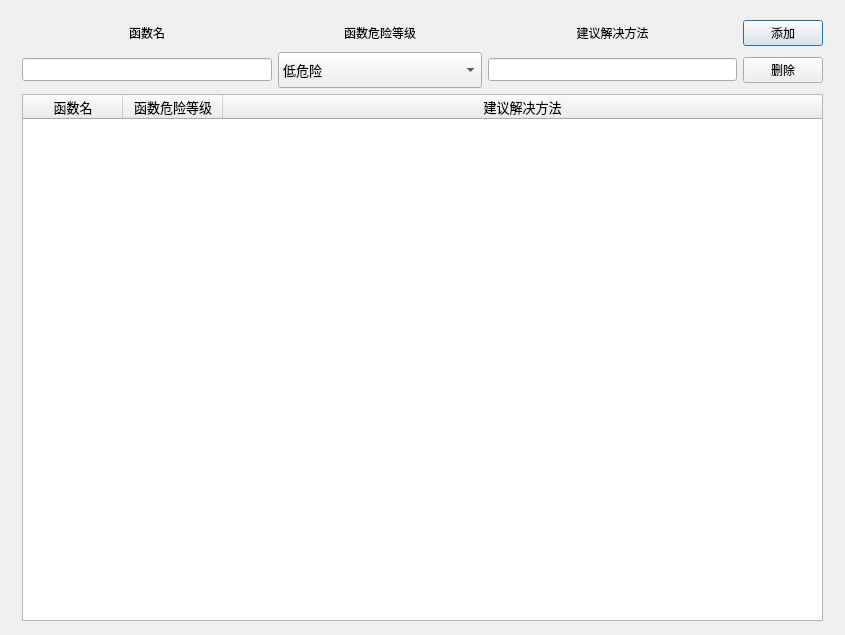
<?xml version="1.0" encoding="UTF-8"?>
<ui version="4.0">
 <class>Dialog</class>
 <widget class="QDialog" name="Dialog">
  <property name="geometry">
   <rect>
    <x>0</x>
    <y>0</y>
    <width>845</width>
    <height>635</height>
   </rect>
  </property>
  <property name="windowTitle">
   <string>DangerousFuctionManager</string>
  </property>
  <widget class="QWidget" name="">
   <property name="geometry">
    <rect>
     <x>22</x>
     <y>20</y>
     <width>801</width>
     <height>601</height>
    </rect>
   </property>
   <layout class="QVBoxLayout" name="verticalLayout">
    <item>
     <layout class="QGridLayout" name="gridLayout">
      <item row="0" column="1">
       <widget class="QLabel" name="label_2">
        <property name="text">
         <string>函数危险等级</string>
        </property>
        <property name="alignment">
         <set>Qt::AlignCenter</set>
        </property>
       </widget>
      </item>
      <item row="1" column="2">
       <widget class="QLineEdit" name="solution">
        <property name="font">
         <font>
          <pointsize>10</pointsize>
         </font>
        </property>
       </widget>
      </item>
      <item row="0" column="0">
       <widget class="QLabel" name="label">
        <property name="layoutDirection">
         <enum>Qt::LeftToRight</enum>
        </property>
        <property name="text">
         <string>函数名</string>
        </property>
        <property name="alignment">
         <set>Qt::AlignCenter</set>
        </property>
       </widget>
      </item>
      <item row="1" column="0">
       <widget class="QLineEdit" name="func_name">
        <property name="font">
         <font>
          <pointsize>10</pointsize>
         </font>
        </property>
       </widget>
      </item>
      <item row="0" column="2">
       <widget class="QLabel" name="label_3">
        <property name="text">
         <string>建议解决方法</string>
        </property>
        <property name="alignment">
         <set>Qt::AlignCenter</set>
        </property>
       </widget>
      </item>
      <item row="1" column="1">
       <widget class="QComboBox" name="level">
        <property name="font">
         <font>
          <pointsize>10</pointsize>
         </font>
        </property>
        <property name="styleSheet">
         <string notr="true">min-height:30px</string>
        </property>
        <property name="iconSize">
         <size>
          <width>30</width>
          <height>30</height>
         </size>
        </property>
        <item>
         <property name="text">
          <string>低危险</string>
         </property>
        </item>
        <item>
         <property name="text">
          <string>中等危险</string>
         </property>
        </item>
        <item>
         <property name="text">
          <string>危险</string>
         </property>
        </item>
        <item>
         <property name="text">
          <string>很危险（或稍小，取决于实现）</string>
         </property>
        </item>
        <item>
         <property name="text">
          <string>很危险</string>
         </property>
        </item>
        <item>
         <property name="text">
          <string>最危险</string>
         </property>
        </item>
       </widget>
      </item>
      <item row="0" column="3">
       <widget class="QPushButton" name="add">
        <property name="text">
         <string>添加</string>
        </property>
       </widget>
      </item>
      <item row="1" column="3">
       <widget class="QPushButton" name="del">
        <property name="text">
         <string>删除</string>
        </property>
       </widget>
      </item>
     </layout>
    </item>
    <item>
     <widget class="QTableWidget" name="database">
      <property name="sizePolicy">
       <sizepolicy hsizetype="Expanding" vsizetype="Expanding">
        <horstretch>0</horstretch>
        <verstretch>0</verstretch>
       </sizepolicy>
      </property>
      <property name="sizeIncrement">
       <size>
        <width>3</width>
        <height>0</height>
       </size>
      </property>
      <property name="font">
       <font>
        <pointsize>10</pointsize>
       </font>
      </property>
      <attribute name="horizontalHeaderStretchLastSection">
       <bool>true</bool>
      </attribute>
      <column>
       <property name="text">
        <string>函数名</string>
       </property>
      </column>
      <column>
       <property name="text">
        <string>函数危险等级</string>
       </property>
      </column>
      <column>
       <property name="text">
        <string>建议解决方法</string>
       </property>
      </column>
     </widget>
    </item>
   </layout>
  </widget>
 </widget>
 <resources/>
 <connections/>
</ui>
